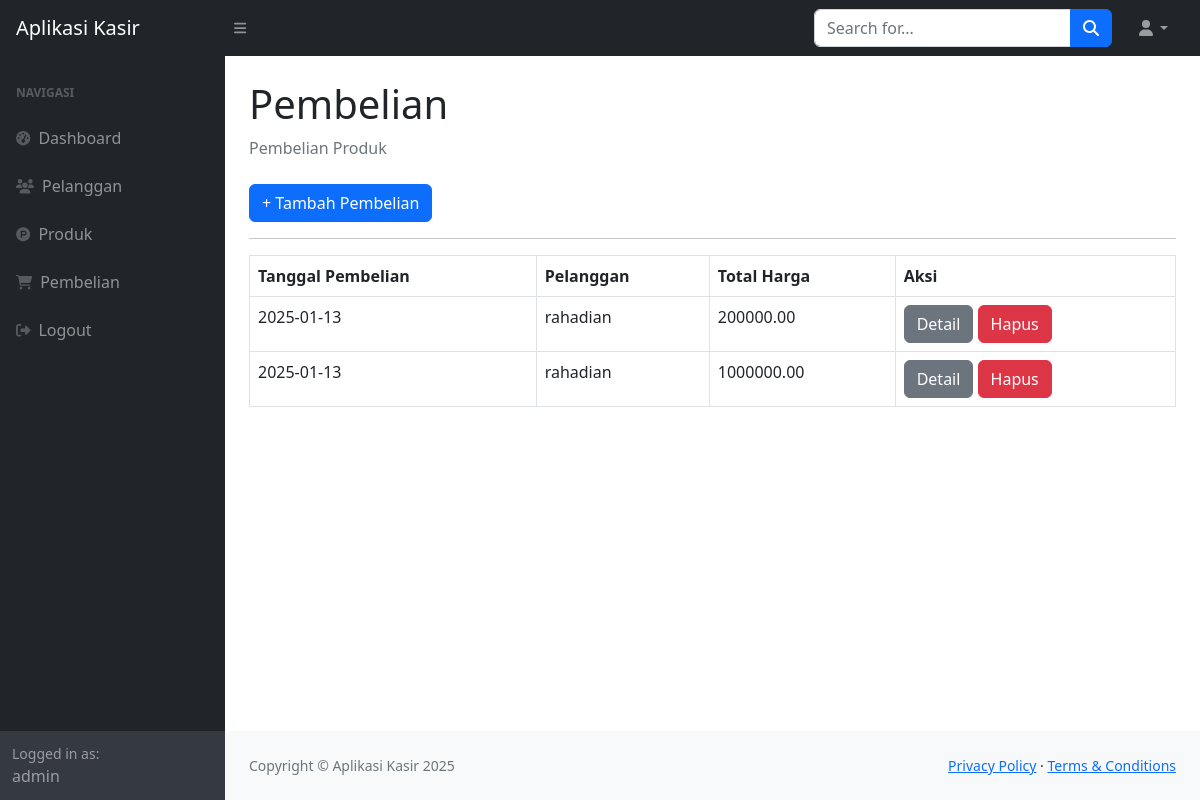
Page /index.php?page=pembelian (signed in) on the committed database.
### tables this page shows
CREATE TABLE `penjualan` (
  `id_penjualan` int(11) NOT NULL,
  `tanggal_penjualan` date DEFAULT NULL,
  `total_harga` decimal(10,2) DEFAULT NULL,
  `id_pelanggan` int(11) DEFAULT NULL
);

CREATE TABLE `pelanggan` (
  `id_pelanggan` int(11) NOT NULL,
  `nama_pelanggan` varchar(255) DEFAULT NULL,
  `alamat` text DEFAULT NULL,
  `no_telepon` varchar(15) DEFAULT NULL
);

### pembelian.php (the view)
<div class="container-fluid px-4">
    <h1 class="mt-4">Pembelian</h1>
    <ol class="breadcrumb mb-4">
        <li class="breadcrumb-item active">Pembelian Produk</li>
    </ol>
    <a href="?page=pembelian_tambah" class="btn btn-primary">+ Tambah Pembelian</a>
    <hr>
    <table class="table table-bordered">
        <tr>
            <th>Tanggal Pembelian</th>
            <th>Pelanggan</th>
            <th>Total Harga</th>
            <th>Aksi</th>
        </tr>
        <?php
        $query = mysqli_query($koneksi, "SELECT*FROM penjualan LEFT JOIN pelanggan ON pelanggan.id_pelanggan=penjualan.id_pelanggan");
        while ($data = mysqli_fetch_array($query)) {
        ?>
            <tr>
                <td><?php echo $data['tanggal_penjualan']; ?></td>
                <td><?php echo $data['nama_pelanggan']; ?></td>
                <td><?php echo $data['total_harga']; ?></td>
                <td>
                    <a href="?page=pembelian_detail&&id=<?php echo $data['id_penjualan']; ?>" class="btn btn-secondary">Detail</a>
                    <a href="?page=pembelian_hapus&&id=<?php echo $data['id_penjualan']; ?>" class="btn btn-danger">Hapus</a>
                </td>
            </tr>
        <?php
        }
        ?>
    </table>
</div>

### rows in the picture
penjualan: tanggal_penjualan "2025-01-13", id_pelanggan.nama_pelanggan "rahadian", total_harga "200000.00"
penjualan: tanggal_penjualan "2025-01-13", id_pelanggan.nama_pelanggan "rahadian", total_harga "1000000.00"

### other values in the picture
$_SESSION['user']['nama'] "admin"
